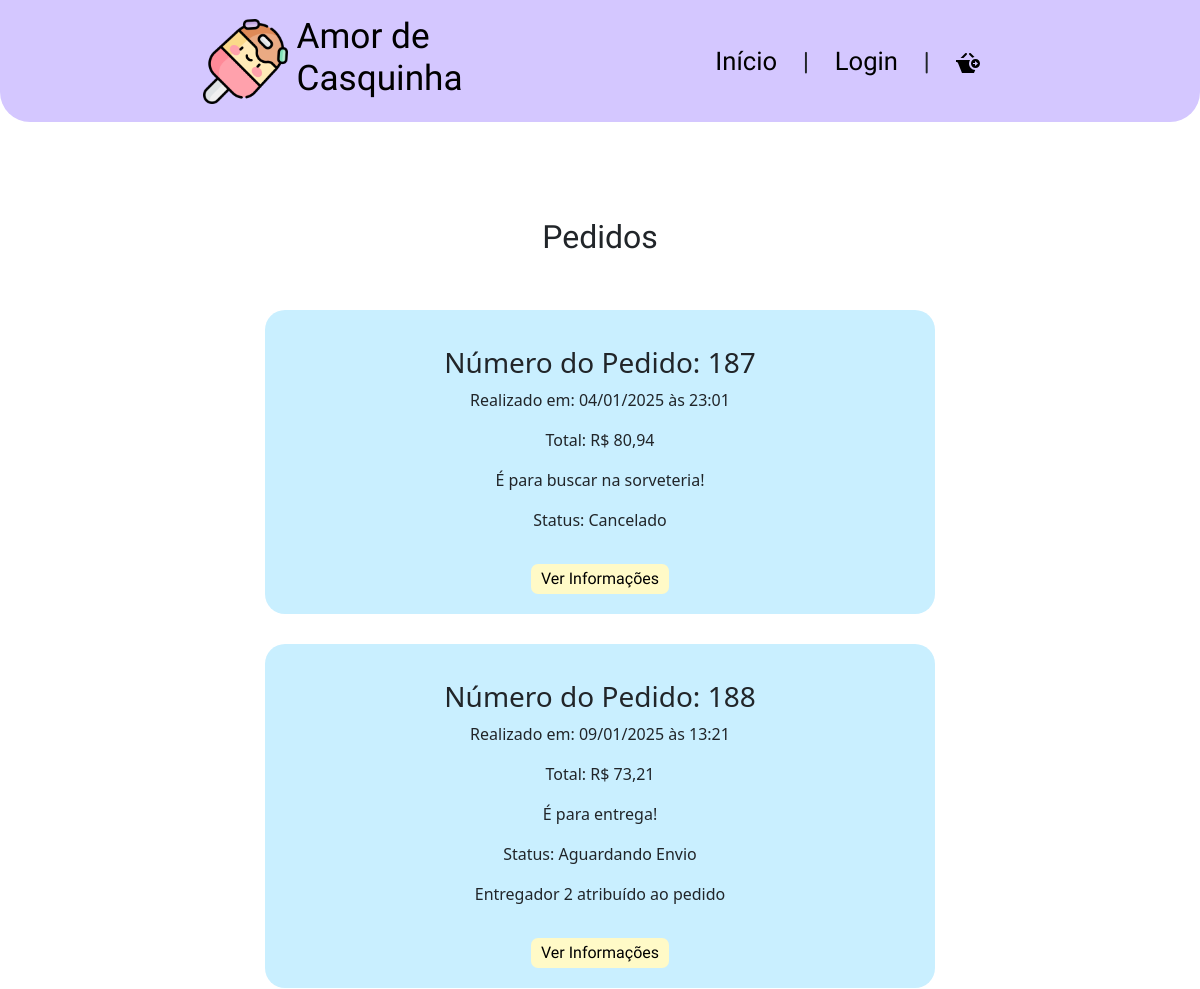
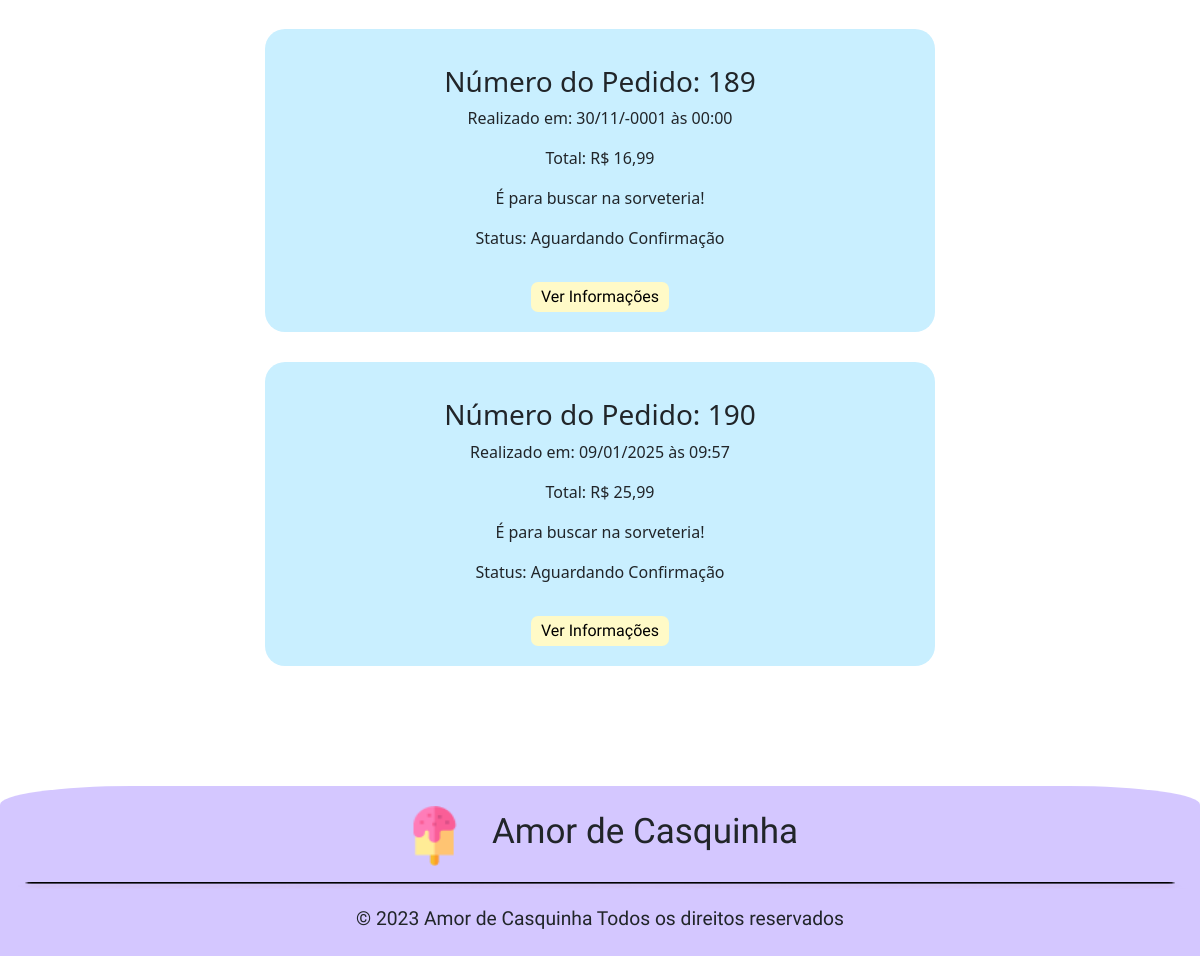
Screenshot of /app/view/pedidos.php with the database file from the repository (2 pictures, top to bottom).
### tables this page shows
CREATE TABLE `pedidos` (
  `idPedido` int(11) NOT NULL,
  `idCliente` int(11) NOT NULL,
  `dtPedido` datetime DEFAULT NULL,
  `dtPagamento` datetime DEFAULT NULL,
  `tipoFrete` int(11) DEFAULT 0 COMMENT '{ { 0, Retirada }, { 1, MOTOBOY } }',
  `idEndereco` int(11) DEFAULT NULL,
  `valorTotal` decimal(12,2) DEFAULT NULL,
  `qtdItems` int(11) NOT NULL,
  `dtCancelamento` datetime DEFAULT NULL,
  `motivoCancelamento` text DEFAULT NULL,
  `statusPedido` enum('Aguardando Confirmação','Aguardando Envio','A Caminho','Entregue','Cancelado','Concluído','Entrega Falhou') DEFAULT 'Aguardando Confirmação',
  `idEntregador` int(11) DEFAULT NULL,
  `frete` double DEFAULT NULL,
  `meioPagamento` enum('Cartão de Débito','Cartão de Crédito','Dinheiro') NOT NULL DEFAULT 'Dinheiro'
);

### app/config/database.php (called while the page is built, shortened)
<?php
    class Database {
        private $host;
        private $db;
        private $user;
        private $pass;
        private $charset;
        private $conn;
        public function __construct() {
            $env = file_get_contents(__DIR__."/.env");
            $lines = explode("\n",$env);
            $this->host = 'localhost';
            $this->db = 'db_sorveteria';
            $this->user = 'root';
            $this->pass = '';
            $this->charset = 'utf8mb4';
        }
        public function getConnection() {
            $dsn = "mysql:host={$this->host};dbname={$this->db};charset={$this->charset}";
            $options = [
                PDO::ATTR_ERRMODE            => PDO::ERRMODE_EXCEPTION,
                PDO::ATTR_DEFAULT_FETCH_MODE => PDO::FETCH_ASSOC,
                PDO::ATTR_EMULATE_PREPARES   => false,
            ];
            try {
                $this->conn = new PDO($dsn, $this->user, $this->pass, $options);
            } catch (PDOException $e) {
                throw new PDOException($e->getMessage(), (int)$e->getCode());
            }
            return $this->conn;
        }
}

### app/model/pedido.php (called while the page is built, shortened)
<?php
require_once '../config/database.php';
class Pedido {
    private $conn;
    public function __construct() {
        try {
            $database = new DataBase();
            $this->conn = $database->getConnection();
        } catch (PDOException $e) {
            throw new Exception("Erro ao conectar com o banco de dados: " . $e->getMessage());
        }
    }
    public function listarPedidos() {
        try {
            $stmt = $this->conn->prepare("CALL ListarPedidos()");
            $stmt->execute();
            $pedidos = [];
            if ($stmt->rowCount() > 0) {
                $pedidos = $stmt->fetchAll(PDO::FETCH_ASSOC);
            }
            return $pedidos;
        } catch (PDOException $e) {
            throw new Exception("Erro ao listar pedidos: " . $e->getMessage());
        }
    }
}
?>

### app/controller/pedidoController.php (called while the page is built, shortened)
<?php
require_once '../model/pedido.php';
class PedidoController {
    private $pedidoModel;
    public function __construct() {
        $this->pedidoModel = new Pedido();
    }
    public function listarPedidos() {
        try {
            return $this->pedidoModel->listarPedidos();
        } catch (Exception $e) {
            echo "error" . $e->getMessage();
        }
    }
}
?>

### app/view/pedidos.php (the view, shortened to what this page needs)
<?php
require_once '../controller/pedidoController.php';
$pedidoController = new PedidoController();
?>
<!DOCTYPE html>
<html lang="pt-br">
<head>
    <link href="https://cdn.jsdelivr.net/npm/bootstrap@5.3.2/dist/css/bootstrap.min.css" rel="stylesheet">
    <link rel="stylesheet" href="style/CabecalhoRodape.css">
    <link rel="stylesheet" href="style/pedidosS.css">
</head>
<body>
    <?php include_once 'components/header.php'; ?>
    <main class="container my-5 text-center flex flex-column justify-content-center">
        <h1 class="mb-4">Pedidos</h1>
        <?php
        $pedidos = $pedidoController->listarPedidos();
        if (!empty($pedidos)) {
            foreach ($pedidos as $pedido) {
                $redirectAtribuirEntregador = 'atribuirEntregador.php?idPedido=' . $pedido['idPedido'];
                $redirectToInformacao = 'informacoesPedido.php?idPedido=' . $pedido['idPedido'];
                ?>
                <div class="conteiner0">
                    <div class="conteiner1">
                        <h3 class="titulo mt-3">Número do Pedido: <?= htmlspecialchars($pedido['idPedido']); ?></h3>
                        <p>Realizado em:
                            <?= htmlspecialchars((new DateTime($pedido['dtPedido']))->format('d/m/Y \à\s H:i')); ?>
                        </p>
                        <p>Total: R$ <?= number_format($pedido['valorTotal'], 2, ',', '.'); ?></p>
                        <p><?= ($pedido['tipoFrete'] == 1 ? 'É para entrega!' : 'É para buscar na sorveteria!'); ?></p>
                        <p>Status: <?= htmlspecialchars($pedido['statusPedido']); ?></p>
                        <?php
                        if ($pedido['tipoFrete'] == 1 && is_null($pedido['idEntregador'])) {
                            ?>
                            <button class="btnAtribuir"><a href="<?= $redirectAtribuirEntregador; ?>">Atribuir Entregador</a></button>
                            <?php
                        } else if ($pedido['tipoFrete'] == 1) {
                            ?>
                            <p>Entregador <?= htmlspecialchars($pedido['idEntregador']); ?> atribuído ao pedido</p>
                            <?php
                        }
                        ?>
                        <button class="btnVerInfos mt-3"><a href="<?= $redirectToInformacao; ?>">Ver Informações</a></button>
                    </div>
                </div>
                <?php
            }
        } else {
            ?>
            <div class="alert alert-warning">Nenhum pedido encontrado.</div>
            <?php
        }
        ?>
    </main>
    <?php include_once 'components/footer.php'; ?>
</body>
</html>

### app/view/style/CabecalhoRodape.css (style rules this page uses)
:root { --roxo-bebe: #D4C7FF; --Nunito: 'Nunito', sans-serif; --Agbalumo: 'Agbalumo'; }
* { padding: 0; margin: 0; }
main { padding-top: 150px; }

### app/view/style/pedidosS.css (style rules this page uses)
:root { --roxo-bebe: #D4C7FF; --Nunito: 'Nunito', sans-serif; --Agbalumo: 'Agbalumo'; --azul-bebe: #C9EFFF; --rosa-bebe: #FFC7E8; --amarelo-bebe: #FFFAC7; --verde-bebe: #E2FFC7; }
main { min-height: calc(100vh - 170px); }
h1 { font-family: var(--Agbalumo); font-size: 2rem; width: 70%; text-align: center; margin: 20px auto; }
.conteiner0 { display: flex; align-items: center; flex-direction: column; justify-content: center; }
.conteiner1 { background-color: var(--azul-bebe); padding: 20px 15px; border-radius: 20px; margin-top: 30px; }
.btnVerInfos { background-color: var(--amarelo-bebe); border: none; border-radius: 7px; font-family: var(--Agbalumo); padding: 1px 10px; height: 30px; }
.btnVerInfos a, a:visited, a:active { text-decoration: none; color: black; }
@media (min-width: 768px) { .conteiner1 { width: 60%; display: flex; align-items: center; flex-direction: column; } }
@media (min-width: 768px) { .titulo { display: flex; justify-content: center; margin-left: 0 !important; } }

### rows the page displays
pedidos: idPedido "187", dtPedido "04/01/2025 às 23:01", valorTotal "80,94", tipoFrete "É para buscar na sorveteria!", statusPedido "Cancelado"
pedidos: idPedido "188", dtPedido "09/01/2025 às 13:21", valorTotal "73,21", tipoFrete "É para entrega!", statusPedido "Aguardando Envio", idEntregador "2"
pedidos: idPedido "189", dtPedido "30/11/-0001 às 00:00", valorTotal "16,99", tipoFrete "É para buscar na sorveteria!", statusPedido "Aguardando Confirmação"
pedidos: idPedido "190", dtPedido "09/01/2025 às 09:57", valorTotal "25,99", tipoFrete "É para buscar na sorveteria!", statusPedido "Aguardando Confirmação"
